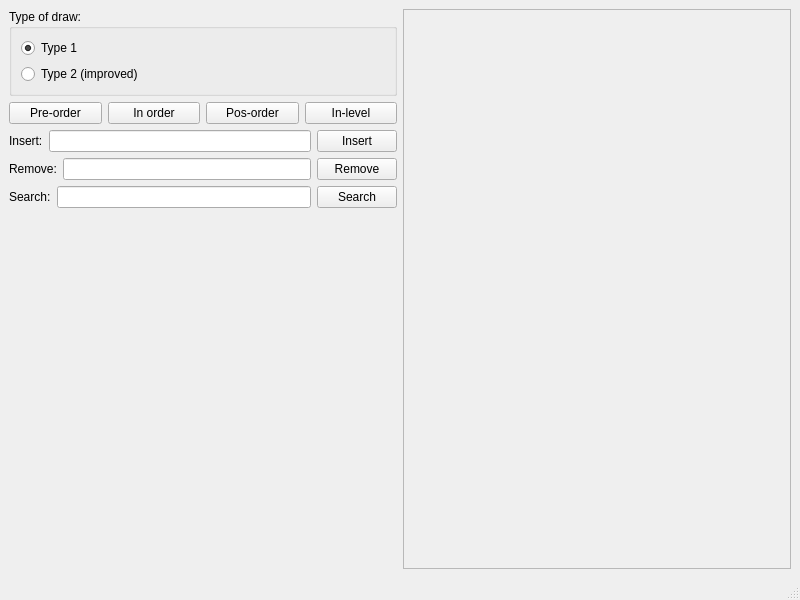
<?xml version="1.0" encoding="UTF-8"?>
<ui version="4.0">
 <class>MainWindow</class>
 <widget class="QMainWindow" name="MainWindow">
  <property name="geometry">
   <rect>
    <x>0</x>
    <y>0</y>
    <width>800</width>
    <height>600</height>
   </rect>
  </property>
  <property name="windowTitle">
   <string>AVL TREE</string>
  </property>
  <widget class="QWidget" name="centralwidget">
   <layout class="QHBoxLayout" name="horizontalLayout_2">
    <item>
     <layout class="QHBoxLayout" name="horizontalMainLayout">
      <item>
       <layout class="QVBoxLayout" name="verticalLayoutOfConf">
        <item>
         <layout class="QHBoxLayout" name="horizontalLayout_3">
          <item>
           <widget class="QGroupBox" name="groupBox">
            <property name="title">
             <string>Type of draw:</string>
            </property>
            <layout class="QVBoxLayout" name="verticalLayout_2">
             <item>
              <widget class="QRadioButton" name="radioButtonTrad">
               <property name="text">
                <string>Type 1</string>
               </property>
               <property name="checked">
                <bool>true</bool>
               </property>
              </widget>
             </item>
             <item>
              <widget class="QRadioButton" name="radioButtonImproved">
               <property name="text">
                <string>Type 2 (improved)</string>
               </property>
              </widget>
             </item>
            </layout>
           </widget>
          </item>
         </layout>
        </item>
        <item>
         <layout class="QHBoxLayout" name="horizontalLayout">
          <item>
           <widget class="QPushButton" name="pushButtonPreOrdem">
            <property name="text">
             <string>Pre-order</string>
            </property>
           </widget>
          </item>
          <item>
           <widget class="QPushButton" name="pushButtonEmOrdem">
            <property name="text">
             <string>In order</string>
            </property>
           </widget>
          </item>
          <item>
           <widget class="QPushButton" name="pushButtonPosOrdem">
            <property name="text">
             <string>Pos-order</string>
            </property>
           </widget>
          </item>
          <item>
           <widget class="QPushButton" name="pushButtonEmNivel">
            <property name="text">
             <string>In-level</string>
            </property>
           </widget>
          </item>
         </layout>
        </item>
        <item>
         <layout class="QHBoxLayout" name="horizontalLayoutOfInsert">
          <item>
           <widget class="QLabel" name="label">
            <property name="text">
             <string>Insert:</string>
            </property>
           </widget>
          </item>
          <item>
           <widget class="QLineEdit" name="lineEditOfInsert"/>
          </item>
          <item>
           <widget class="QPushButton" name="pushButtonOfInsert">
            <property name="text">
             <string>Insert</string>
            </property>
           </widget>
          </item>
         </layout>
        </item>
        <item>
         <layout class="QHBoxLayout" name="horizontalLayoutOfRemove">
          <item>
           <widget class="QLabel" name="label_2">
            <property name="text">
             <string>Remove:</string>
            </property>
           </widget>
          </item>
          <item>
           <widget class="QLineEdit" name="lineEditOfRemove"/>
          </item>
          <item>
           <widget class="QPushButton" name="pushButtonOfRemove">
            <property name="text">
             <string>Remove</string>
            </property>
           </widget>
          </item>
         </layout>
        </item>
        <item>
         <layout class="QHBoxLayout" name="horizontalLayoutOfSearch">
          <item>
           <widget class="QLabel" name="label_3">
            <property name="text">
             <string>Search:</string>
            </property>
           </widget>
          </item>
          <item>
           <widget class="QLineEdit" name="lineEditOfSearch"/>
          </item>
          <item>
           <widget class="QPushButton" name="pushButtonOfSearch">
            <property name="text">
             <string>Search</string>
            </property>
           </widget>
          </item>
         </layout>
        </item>
        <item>
         <spacer name="verticalSpacer">
          <property name="orientation">
           <enum>Qt::Vertical</enum>
          </property>
          <property name="sizeHint" stdset="0">
           <size>
            <width>20</width>
            <height>40</height>
           </size>
          </property>
         </spacer>
        </item>
       </layout>
      </item>
      <item>
       <layout class="QVBoxLayout" name="verticalLayoutOfImage">
        <item>
         <widget class="QScrollArea" name="scrollArea">
          <property name="widgetResizable">
           <bool>true</bool>
          </property>
          <widget class="QWidget" name="scrollAreaWidgetContents">
           <property name="geometry">
            <rect>
             <x>0</x>
             <y>0</y>
             <width>383</width>
             <height>533</height>
            </rect>
           </property>
           <layout class="QVBoxLayout" name="verticalLayout">
            <item>
             <widget class="QLabel" name="labelOfImage">
              <property name="text">
               <string/>
              </property>
             </widget>
            </item>
           </layout>
          </widget>
         </widget>
        </item>
       </layout>
      </item>
     </layout>
    </item>
   </layout>
  </widget>
  <widget class="QMenuBar" name="menubar">
   <property name="geometry">
    <rect>
     <x>0</x>
     <y>0</y>
     <width>800</width>
     <height>22</height>
    </rect>
   </property>
  </widget>
  <widget class="QStatusBar" name="statusbar"/>
 </widget>
 <resources/>
 <connections/>
</ui>
